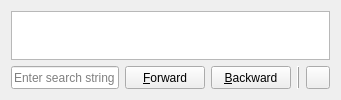
     <widget class="QWidget" name="tabLog">
      <attribute name="title">
       <string>Log</string>
      </attribute>
      <layout class="QGridLayout" name="gridLayoutLog">
       <item row="1" column="2">
        <widget class="QPushButton" name="pushButtonSearchBackward">
         <property name="sizePolicy">
          <sizepolicy hsizetype="Minimum" vsizetype="Minimum">
           <horstretch>0</horstretch>
           <verstretch>0</verstretch>
          </sizepolicy>
         </property>
         <property name="toolTip">
          <string>Search string backward</string>
         </property>
         <property name="text">
          <string>&amp;Backward</string>
         </property>
         <property name="icon">
          <iconset resource="qmc2.qrc">
           <normaloff>:/data/img/left_action.png</normaloff>:/data/img/left_action.png</iconset>
         </property>
         <property name="autoRepeat">
          <bool>true</bool>
         </property>
         <property name="autoDefault">
          <bool>false</bool>
         </property>
        </widget>
       </item>
       <item row="1" column="4">
        <widget class="QToolButton" name="toolButtonSaveLog">
         <property name="toolTip">
          <string>Save the current log contents to a file</string>
         </property>
         <property name="text">
          <string/>
         </property>
         <property name="icon">
          <iconset resource="qmc2.qrc">
           <normaloff>:/data/img/filesaveas.png</normaloff>:/data/img/filesaveas.png</iconset>
         </property>
        </widget>
       </item>
       <item row="1" column="1">
        <widget class="QPushButton" name="pushButtonSearchForward">
         <property name="sizePolicy">
          <sizepolicy hsizetype="Minimum" vsizetype="Minimum">
           <horstretch>0</horstretch>
           <verstretch>0</verstretch>
          </sizepolicy>
         </property>
         <property name="toolTip">
          <string>Search string forward</string>
         </property>
         <property name="text">
          <string>&amp;Forward</string>
         </property>
         <property name="icon">
          <iconset resource="qmc2.qrc">
           <normaloff>:/data/img/right_action.png</normaloff>:/data/img/right_action.png</iconset>
         </property>
         <property name="autoRepeat">
          <bool>true</bool>
         </property>
         <property name="autoDefault">
          <bool>false</bool>
         </property>
        </widget>
       </item>
       <item row="1" column="0">
        <widget class="QLineEdit" name="lineEditSearchString">
         <property name="sizePolicy">
          <sizepolicy hsizetype="Expanding" vsizetype="Minimum">
           <horstretch>0</horstretch>
           <verstretch>0</verstretch>
          </sizepolicy>
         </property>
         <property name="toolTip">
          <string>Search string</string>
         </property>
         <property name="placeholderText">
          <string>Enter search string</string>
         </property>
        </widget>
       </item>
       <item row="0" column="0" colspan="5">
        <widget class="QPlainTextEdit" name="textBrowserLog">
         <property name="sizePolicy">
          <sizepolicy hsizetype="Expanding" vsizetype="Ignored">
           <horstretch>0</horstretch>
           <verstretch>0</verstretch>
          </sizepolicy>
         </property>
         <property name="toolTip">
          <string>Analysis log</string>
         </property>
         <property name="undoRedoEnabled">
          <bool>false</bool>
         </property>
         <property name="lineWrapMode">
          <enum>QPlainTextEdit::NoWrap</enum>
         </property>
         <property name="readOnly">
          <bool>true</bool>
         </property>
        </widget>
       </item>
       <item row="1" column="3">
        <widget class="Line" name="lineSeparator">
         <property name="frameShadow">
          <enum>QFrame::Raised</enum>
         </property>
         <property name="orientation">
          <enum>Qt::Vertical</enum>
         </property>
        </widget>
       </item>
      </layout>
     </widget>
